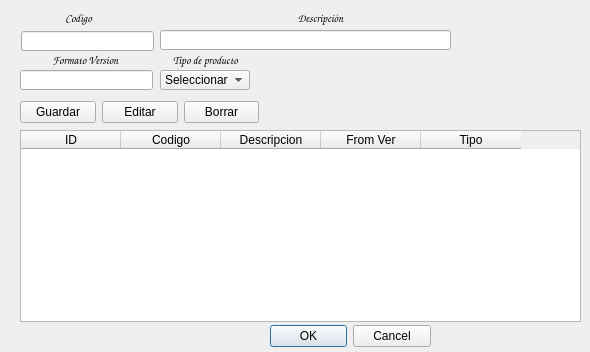
<?xml version="1.0" encoding="UTF-8"?>
<ui version="4.0">
 <class>dbProductosEditar</class>
 <widget class="QDialog" name="dbProductosEditar">
  <property name="geometry">
   <rect>
    <x>0</x>
    <y>0</y>
    <width>590</width>
    <height>352</height>
   </rect>
  </property>
  <property name="windowTitle">
   <string>Productos</string>
  </property>
  <property name="windowIcon">
   <iconset resource="PostVenta.qrc">
    <normaloff>:/images/SOT-6-pin-icon.png</normaloff>:/images/SOT-6-pin-icon.png</iconset>
  </property>
  <widget class="QDialogButtonBox" name="buttonBox">
   <property name="geometry">
    <rect>
     <x>270</x>
     <y>320</y>
     <width>161</width>
     <height>32</height>
    </rect>
   </property>
   <property name="orientation">
    <enum>Qt::Horizontal</enum>
   </property>
   <property name="standardButtons">
    <set>QDialogButtonBox::Cancel|QDialogButtonBox::Ok</set>
   </property>
  </widget>
  <widget class="QTableWidget" name="DatosProd">
   <property name="geometry">
    <rect>
     <x>20</x>
     <y>130</y>
     <width>561</width>
     <height>192</height>
    </rect>
   </property>
   <column>
    <property name="text">
     <string>ID</string>
    </property>
   </column>
   <column>
    <property name="text">
     <string>Codigo</string>
    </property>
   </column>
   <column>
    <property name="text">
     <string>Descripcion</string>
    </property>
   </column>
   <column>
    <property name="text">
     <string>From Ver</string>
    </property>
   </column>
   <column>
    <property name="text">
     <string>Tipo</string>
    </property>
   </column>
  </widget>
  <widget class="QWidget" name="layoutWidget">
   <property name="geometry">
    <rect>
     <x>20</x>
     <y>100</y>
     <width>239</width>
     <height>25</height>
    </rect>
   </property>
   <layout class="QHBoxLayout" name="horizontalLayout_2">
    <item>
     <widget class="QPushButton" name="Guardar">
      <property name="text">
       <string>Guardar</string>
      </property>
     </widget>
    </item>
    <item>
     <widget class="QPushButton" name="Editar">
      <property name="text">
       <string>Editar</string>
      </property>
     </widget>
    </item>
    <item>
     <widget class="QPushButton" name="Borrar">
      <property name="text">
       <string>Borrar</string>
      </property>
     </widget>
    </item>
   </layout>
  </widget>
  <widget class="QLineEdit" name="DescripcionEdit">
   <property name="geometry">
    <rect>
     <x>160</x>
     <y>30</y>
     <width>291</width>
     <height>20</height>
    </rect>
   </property>
   <property name="whatsThis">
    <string>&lt;html&gt;&lt;head/&gt;&lt;body&gt;&lt;p&gt;Formato de la version. Para numeros ingresar tantos 0 como digitos se necesiten, se puede intercalar con letras y simbolos. &lt;/p&gt;&lt;p&gt;Para formatos de version con letras &lt;/p&gt;&lt;/body&gt;&lt;/html&gt;</string>
   </property>
   <property name="maxLength">
    <number>80</number>
   </property>
  </widget>
  <widget class="QLabel" name="label_6">
   <property name="geometry">
    <rect>
     <x>60</x>
     <y>10</y>
     <width>37</width>
     <height>16</height>
    </rect>
   </property>
   <property name="font">
    <font>
     <family>Comic Sans MS</family>
     <pointsize>8</pointsize>
     <weight>75</weight>
     <bold>true</bold>
    </font>
   </property>
   <property name="text">
    <string>Codigo</string>
   </property>
   <property name="alignment">
    <set>Qt::AlignCenter</set>
   </property>
  </widget>
  <widget class="QLabel" name="label_7">
   <property name="geometry">
    <rect>
     <x>280</x>
     <y>10</y>
     <width>81</width>
     <height>16</height>
    </rect>
   </property>
   <property name="font">
    <font>
     <family>Comic Sans MS</family>
     <pointsize>8</pointsize>
     <weight>75</weight>
     <bold>true</bold>
    </font>
   </property>
   <property name="text">
    <string>Descripción</string>
   </property>
   <property name="alignment">
    <set>Qt::AlignCenter</set>
   </property>
  </widget>
  <widget class="QLabel" name="label_8">
   <property name="geometry">
    <rect>
     <x>30</x>
     <y>50</y>
     <width>111</width>
     <height>20</height>
    </rect>
   </property>
   <property name="font">
    <font>
     <family>Comic Sans MS</family>
     <pointsize>8</pointsize>
     <weight>75</weight>
     <bold>true</bold>
    </font>
   </property>
   <property name="text">
    <string>Formato Version</string>
   </property>
   <property name="alignment">
    <set>Qt::AlignCenter</set>
   </property>
  </widget>
  <widget class="QLabel" name="label_9">
   <property name="geometry">
    <rect>
     <x>150</x>
     <y>50</y>
     <width>111</width>
     <height>20</height>
    </rect>
   </property>
   <property name="font">
    <font>
     <family>Comic Sans MS</family>
     <pointsize>8</pointsize>
     <weight>75</weight>
     <bold>true</bold>
    </font>
   </property>
   <property name="text">
    <string>Tipo de producto</string>
   </property>
   <property name="alignment">
    <set>Qt::AlignCenter</set>
   </property>
  </widget>
  <widget class="QLineEdit" name="ProductoEdit">
   <property name="geometry">
    <rect>
     <x>21</x>
     <y>31</y>
     <width>133</width>
     <height>20</height>
    </rect>
   </property>
  </widget>
  <widget class="QLineEdit" name="VersionEdit">
   <property name="geometry">
    <rect>
     <x>20</x>
     <y>70</y>
     <width>133</width>
     <height>20</height>
    </rect>
   </property>
   <property name="whatsThis">
    <string>&lt;html&gt;&lt;head/&gt;&lt;body&gt;&lt;p&gt;Formato de la version. Para numeros ingresar tantos 0 como digitos se necesiten, se puede intercalar con letras y simbolos. &lt;/p&gt;&lt;p&gt;Para formatos de version con letras &lt;/p&gt;&lt;/body&gt;&lt;/html&gt;</string>
   </property>
  </widget>
  <widget class="QComboBox" name="TipoEdit">
   <property name="geometry">
    <rect>
     <x>160</x>
     <y>70</y>
     <width>90</width>
     <height>20</height>
    </rect>
   </property>
   <item>
    <property name="text">
     <string>Seleccionar</string>
    </property>
   </item>
   <item>
    <property name="text">
     <string>Monitores</string>
    </property>
   </item>
   <item>
    <property name="text">
     <string>Perifericos</string>
    </property>
   </item>
   <item>
    <property name="text">
     <string>Instalaciones</string>
    </property>
   </item>
  </widget>
 </widget>
 <tabstops>
  <tabstop>ProductoEdit</tabstop>
  <tabstop>DescripcionEdit</tabstop>
  <tabstop>VersionEdit</tabstop>
  <tabstop>TipoEdit</tabstop>
  <tabstop>Guardar</tabstop>
  <tabstop>Editar</tabstop>
  <tabstop>Borrar</tabstop>
  <tabstop>DatosProd</tabstop>
 </tabstops>
 <resources>
  <include location="PostVenta.qrc"/>
 </resources>
 <connections>
  <connection>
   <sender>buttonBox</sender>
   <signal>accepted()</signal>
   <receiver>dbProductosEditar</receiver>
   <slot>accept()</slot>
   <hints>
    <hint type="sourcelabel">
     <x>248</x>
     <y>254</y>
    </hint>
    <hint type="destinationlabel">
     <x>157</x>
     <y>274</y>
    </hint>
   </hints>
  </connection>
  <connection>
   <sender>buttonBox</sender>
   <signal>rejected()</signal>
   <receiver>dbProductosEditar</receiver>
   <slot>reject()</slot>
   <hints>
    <hint type="sourcelabel">
     <x>316</x>
     <y>260</y>
    </hint>
    <hint type="destinationlabel">
     <x>286</x>
     <y>274</y>
    </hint>
   </hints>
  </connection>
 </connections>
</ui>
